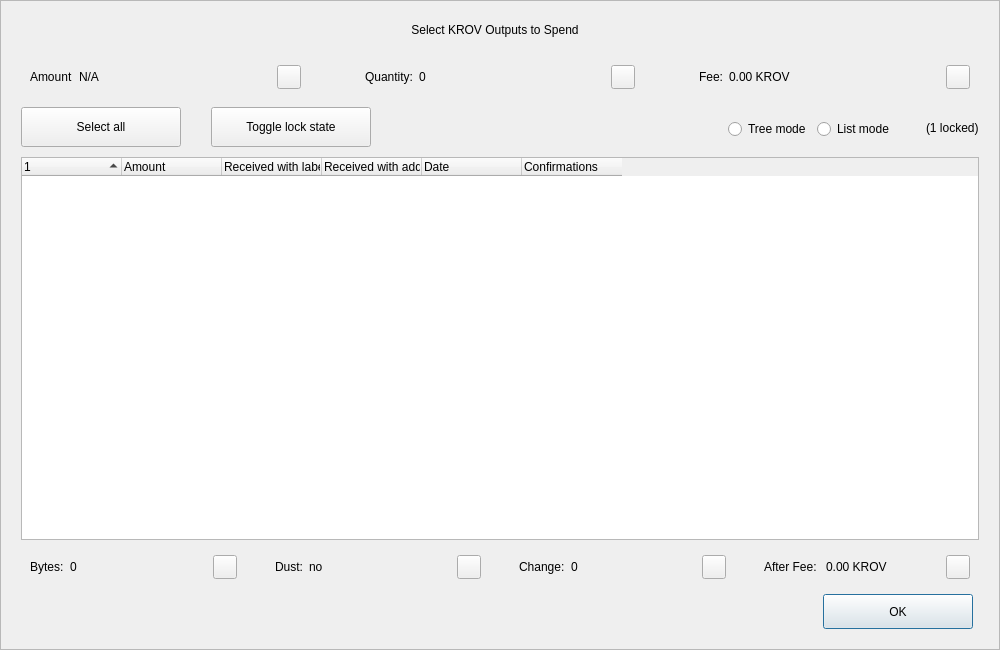
<?xml version="1.0" encoding="UTF-8"?>
<ui version="4.0">
 <class>CoinControlDialog</class>
 <widget class="QDialog" name="CoinControlDialog">
  <property name="geometry">
   <rect>
    <x>0</x>
    <y>0</y>
    <width>1000</width>
    <height>650</height>
   </rect>
  </property>
  <property name="minimumSize">
   <size>
    <width>950</width>
    <height>650</height>
   </size>
  </property>
  <property name="windowTitle">
   <string>Coin Selection</string>
  </property>
  <property name="styleSheet">
   <string notr="true"/>
  </property>
  <layout class="QVBoxLayout" name="verticalLayout">
   <property name="spacing">
    <number>0</number>
   </property>
   <property name="leftMargin">
    <number>0</number>
   </property>
   <property name="topMargin">
    <number>0</number>
   </property>
   <property name="rightMargin">
    <number>0</number>
   </property>
   <property name="bottomMargin">
    <number>0</number>
   </property>
   <item>
    <widget class="QFrame" name="frameContainer">
     <property name="toolTipDuration">
      <number>0</number>
     </property>
     <property name="frameShape">
      <enum>QFrame::StyledPanel</enum>
     </property>
     <property name="frameShadow">
      <enum>QFrame::Raised</enum>
     </property>
     <layout class="QVBoxLayout" name="verticalLayout_2">
      <property name="leftMargin">
       <number>0</number>
      </property>
      <property name="rightMargin">
       <number>0</number>
      </property>
      <property name="bottomMargin">
       <number>20</number>
      </property>
      <item>
       <layout class="QHBoxLayout" name="horizontalLayout_12">
        <property name="spacing">
         <number>0</number>
        </property>
        <property name="leftMargin">
         <number>20</number>
        </property>
        <property name="rightMargin">
         <number>30</number>
        </property>
        <item>
         <spacer name="horizontalSpacer_4">
          <property name="orientation">
           <enum>Qt::Horizontal</enum>
          </property>
          <property name="sizeHint" stdset="0">
           <size>
            <width>40</width>
            <height>20</height>
           </size>
          </property>
         </spacer>
        </item>
        <item>
         <widget class="QLabel" name="labelTitle">
          <property name="minimumSize">
           <size>
            <width>0</width>
            <height>40</height>
           </size>
          </property>
          <property name="maximumSize">
           <size>
            <width>16777215</width>
            <height>40</height>
           </size>
          </property>
          <property name="text">
           <string>Select KROV Outputs to Spend</string>
          </property>
          <property name="alignment">
           <set>Qt::AlignCenter</set>
          </property>
          <property name="margin">
           <number>7</number>
          </property>
         </widget>
        </item>
        <item>
         <spacer name="horizontalSpacer_5">
          <property name="orientation">
           <enum>Qt::Horizontal</enum>
          </property>
          <property name="sizeHint" stdset="0">
           <size>
            <width>40</width>
            <height>20</height>
           </size>
          </property>
         </spacer>
        </item>
       </layout>
      </item>
      <item>
       <layout class="QHBoxLayout" name="horizontalLayout_8">
        <property name="leftMargin">
         <number>20</number>
        </property>
        <property name="rightMargin">
         <number>20</number>
        </property>
        <item>
         <widget class="QWidget" name="layoutAmount" native="true">
          <layout class="QHBoxLayout" name="horizontalLayout_9" stretch="0,1,0">
           <item>
            <widget class="QLabel" name="labelCoinControlAmountText">
             <property name="text">
              <string>Amount</string>
             </property>
            </widget>
           </item>
           <item>
            <widget class="QLabel" name="labelCoinControlAmount">
             <property name="text">
              <string notr="true">N/A</string>
             </property>
            </widget>
           </item>
           <item alignment="Qt::AlignHCenter|Qt::AlignVCenter">
            <widget class="QPushButton" name="pushButtonAmount">
             <property name="minimumSize">
              <size>
               <width>0</width>
               <height>24</height>
              </size>
             </property>
             <property name="maximumSize">
              <size>
               <width>24</width>
               <height>26</height>
              </size>
             </property>
             <property name="focusPolicy">
              <enum>Qt::NoFocus</enum>
             </property>
             <property name="styleSheet">
              <string notr="true">padding-bottom:2px;
padding-right:4px;</string>
             </property>
             <property name="text">
              <string/>
             </property>
            </widget>
           </item>
          </layout>
         </widget>
        </item>
        <item>
         <spacer name="horizontalSpacer_2">
          <property name="orientation">
           <enum>Qt::Horizontal</enum>
          </property>
          <property name="sizeType">
           <enum>QSizePolicy::Fixed</enum>
          </property>
          <property name="sizeHint" stdset="0">
           <size>
            <width>40</width>
            <height>20</height>
           </size>
          </property>
         </spacer>
        </item>
        <item>
         <widget class="QWidget" name="layoutQuantity" native="true">
          <layout class="QHBoxLayout" name="horizontalLayout_10" stretch="0,1,0">
           <item>
            <widget class="QLabel" name="labelCoinControlQuantityText">
             <property name="text">
              <string>Quantity:</string>
             </property>
            </widget>
           </item>
           <item>
            <widget class="QLabel" name="labelCoinControlQuantity">
             <property name="text">
              <string notr="true">0</string>
             </property>
            </widget>
           </item>
           <item alignment="Qt::AlignHCenter|Qt::AlignVCenter">
            <widget class="QPushButton" name="pushButtonQuantity">
             <property name="minimumSize">
              <size>
               <width>0</width>
               <height>24</height>
              </size>
             </property>
             <property name="maximumSize">
              <size>
               <width>24</width>
               <height>26</height>
              </size>
             </property>
             <property name="focusPolicy">
              <enum>Qt::NoFocus</enum>
             </property>
             <property name="styleSheet">
              <string notr="true">padding-bottom:2px;
               padding-right:4px;</string>
             </property>
             <property name="text">
              <string/>
             </property>
            </widget>
           </item>
          </layout>
         </widget>
        </item>
        <item>
         <spacer name="horizontalSpacer_22">
          <property name="orientation">
           <enum>Qt::Horizontal</enum>
          </property>
          <property name="sizeType">
           <enum>QSizePolicy::Fixed</enum>
          </property>
          <property name="sizeHint" stdset="0">
           <size>
            <width>40</width>
            <height>20</height>
           </size>
          </property>
         </spacer>
        </item>
        <item>
         <widget class="QWidget" name="layoutFee" native="true">
          <layout class="QHBoxLayout" name="horizontalLayout_11" stretch="0,1,0">
           <item>
            <widget class="QLabel" name="labelCoinControlFeeText">
             <property name="text">
              <string>Fee:</string>
             </property>
            </widget>
           </item>
           <item>
            <widget class="QLabel" name="labelCoinControlFee">
             <property name="text">
              <string>0.00 KROV</string>
             </property>
            </widget>
           </item>
           <item alignment="Qt::AlignHCenter|Qt::AlignVCenter">
            <widget class="QPushButton" name="pushButtonFee">
             <property name="minimumSize">
              <size>
               <width>0</width>
               <height>24</height>
              </size>
             </property>
             <property name="maximumSize">
              <size>
               <width>24</width>
               <height>26</height>
              </size>
             </property>
             <property name="focusPolicy">
              <enum>Qt::NoFocus</enum>
             </property>
             <property name="styleSheet">
              <string notr="true">padding-bottom:2px;
               padding-right:4px;</string>
             </property>
             <property name="text">
              <string/>
             </property>
            </widget>
           </item>
          </layout>
         </widget>
        </item>
       </layout>
      </item>
      <item>
       <widget class="QFrame" name="frame">
        <property name="minimumSize">
         <size>
          <width>0</width>
          <height>40</height>
         </size>
        </property>
        <property name="styleSheet">
         <string notr="true">#frame {
	border:0;
}</string>
        </property>
        <property name="frameShape">
         <enum>QFrame::StyledPanel</enum>
        </property>
        <property name="frameShadow">
         <enum>QFrame::Sunken</enum>
        </property>
        <layout class="QHBoxLayout" name="horizontalLayout">
         <property name="spacing">
          <number>0</number>
         </property>
         <property name="leftMargin">
          <number>20</number>
         </property>
         <property name="topMargin">
          <number>0</number>
         </property>
         <property name="rightMargin">
          <number>20</number>
         </property>
         <property name="bottomMargin">
          <number>0</number>
         </property>
         <item>
          <layout class="QHBoxLayout" name="horizontalLayoutPanel" stretch="0,0,0,0,0,0">
           <property name="spacing">
            <number>20</number>
           </property>
           <item>
            <widget class="QPushButton" name="pushButtonSelectAll">
             <property name="sizePolicy">
              <sizepolicy hsizetype="Maximum" vsizetype="Fixed">
               <horstretch>0</horstretch>
               <verstretch>0</verstretch>
              </sizepolicy>
             </property>
             <property name="minimumSize">
              <size>
               <width>160</width>
               <height>40</height>
              </size>
             </property>
             <property name="maximumSize">
              <size>
               <width>16777215</width>
               <height>40</height>
              </size>
             </property>
             <property name="text">
              <string>Select all</string>
             </property>
             <property name="checkable">
              <bool>true</bool>
             </property>
             <property name="checked">
              <bool>false</bool>
             </property>
             <property name="autoExclusive">
              <bool>false</bool>
             </property>
             <property name="autoDefault">
              <bool>false</bool>
             </property>
            </widget>
           </item>
           <item>
            <spacer name="horizontalSpacer_6">
             <property name="orientation">
              <enum>Qt::Horizontal</enum>
             </property>
             <property name="sizeType">
              <enum>QSizePolicy::Fixed</enum>
             </property>
             <property name="sizeHint" stdset="0">
              <size>
               <width>10</width>
               <height>20</height>
              </size>
             </property>
            </spacer>
           </item>
           <item>
            <widget class="QPushButton" name="pushButtonToggleLock">
             <property name="sizePolicy">
              <sizepolicy hsizetype="Maximum" vsizetype="Fixed">
               <horstretch>0</horstretch>
               <verstretch>0</verstretch>
              </sizepolicy>
             </property>
             <property name="minimumSize">
              <size>
               <width>160</width>
               <height>40</height>
              </size>
             </property>
             <property name="maximumSize">
              <size>
               <width>16777215</width>
               <height>40</height>
              </size>
             </property>
             <property name="text">
              <string>Toggle lock state</string>
             </property>
             <property name="checkable">
              <bool>true</bool>
             </property>
             <property name="autoExclusive">
              <bool>false</bool>
             </property>
             <property name="autoDefault">
              <bool>false</bool>
             </property>
            </widget>
           </item>
           <item>
            <spacer name="horizontalSpacer_7">
             <property name="orientation">
              <enum>Qt::Horizontal</enum>
             </property>
             <property name="sizeType">
              <enum>QSizePolicy::Expanding</enum>
             </property>
             <property name="sizeHint" stdset="0">
              <size>
               <width>30</width>
               <height>20</height>
              </size>
             </property>
            </spacer>
           </item>
           <item alignment="Qt::AlignRight">
            <widget class="QGroupBox" name="groupBox_2">
             <property name="styleSheet">
              <string notr="true">#groupBox_2 {
    background-color:transparent;
    border-radius:0;
}</string>
             </property>
             <property name="title">
              <string/>
             </property>
             <layout class="QHBoxLayout" name="horizontalLayout_14">
              <item>
               <widget class="QRadioButton" name="radioTreeMode">
                <property name="sizePolicy">
                 <sizepolicy hsizetype="Maximum" vsizetype="Fixed">
                  <horstretch>0</horstretch>
                  <verstretch>0</verstretch>
                 </sizepolicy>
                </property>
                <property name="text">
                 <string>Tree mode</string>
                </property>
               </widget>
              </item>
              <item>
               <widget class="QRadioButton" name="radioListMode">
                <property name="sizePolicy">
                 <sizepolicy hsizetype="Maximum" vsizetype="Fixed">
                  <horstretch>0</horstretch>
                  <verstretch>0</verstretch>
                 </sizepolicy>
                </property>
                <property name="text">
                 <string>List mode</string>
                </property>
                <property name="checked">
                 <bool>false</bool>
                </property>
               </widget>
              </item>
             </layout>
            </widget>
           </item>
           <item>
            <widget class="QLabel" name="labelLocked">
             <property name="text">
              <string>(1 locked)</string>
             </property>
            </widget>
           </item>
          </layout>
         </item>
        </layout>
       </widget>
      </item>
      <item>
       <layout class="QHBoxLayout" name="horizontalLayout_13">
        <property name="leftMargin">
         <number>20</number>
        </property>
        <property name="rightMargin">
         <number>20</number>
        </property>
        <item>
         <widget class="CoinControlTreeWidget" name="treeWidget">
          <property name="contextMenuPolicy">
           <enum>Qt::CustomContextMenu</enum>
          </property>
          <property name="styleSheet">
           <string notr="true"/>
          </property>
          <property name="sortingEnabled">
           <bool>false</bool>
          </property>
          <property name="columnCount">
           <number>6</number>
          </property>
          <attribute name="headerShowSortIndicator" stdset="0">
           <bool>true</bool>
          </attribute>
          <attribute name="headerStretchLastSection">
           <bool>false</bool>
          </attribute>
          <column>
           <property name="text">
            <string/>
           </property>
          </column>
          <column>
           <property name="text">
            <string>Amount</string>
           </property>
          </column>
          <column>
           <property name="text">
            <string>Received with label</string>
           </property>
          </column>
          <column>
           <property name="text">
            <string>Received with address</string>
           </property>
          </column>
          <column>
           <property name="text">
            <string>Date</string>
           </property>
          </column>
          <column>
           <property name="text">
            <string>Confirmations</string>
           </property>
           <property name="toolTip">
            <string>Confirmed</string>
           </property>
          </column>
         </widget>
        </item>
       </layout>
      </item>
      <item>
       <layout class="QHBoxLayout" name="horizontalLayout_3">
        <property name="spacing">
         <number>20</number>
        </property>
        <property name="leftMargin">
         <number>20</number>
        </property>
        <property name="rightMargin">
         <number>20</number>
        </property>
        <item>
         <widget class="QWidget" name="layoutBytes" native="true">
          <layout class="QHBoxLayout" name="horizontalLayout_4" stretch="0,1,0">
           <item>
            <widget class="QLabel" name="labelCoinControlBytesText">
             <property name="text">
              <string>Bytes:</string>
             </property>
            </widget>
           </item>
           <item>
            <widget class="QLabel" name="labelCoinControlBytes">
             <property name="text">
              <string notr="true">0</string>
             </property>
            </widget>
           </item>
           <item alignment="Qt::AlignHCenter|Qt::AlignVCenter">
            <widget class="QPushButton" name="pushButtonBytes">
             <property name="minimumSize">
              <size>
               <width>0</width>
               <height>24</height>
              </size>
             </property>
             <property name="maximumSize">
              <size>
               <width>24</width>
               <height>26</height>
              </size>
             </property>
             <property name="focusPolicy">
              <enum>Qt::NoFocus</enum>
             </property>
             <property name="styleSheet">
              <string notr="true">padding-bottom:2px;
               padding-right:4px;</string>
             </property>
             <property name="text">
              <string/>
             </property>
            </widget>
           </item>
          </layout>
         </widget>
        </item>
        <item>
         <widget class="QWidget" name="layoutDust" native="true">
          <layout class="QHBoxLayout" name="horizontalLayout_5" stretch="0,1,0">
           <item>
            <widget class="QLabel" name="labelCoinControlLowOutputText">
             <property name="text">
              <string>Dust:</string>
             </property>
            </widget>
           </item>
           <item>
            <widget class="QLabel" name="labelCoinControlLowOutput">
             <property name="text">
              <string>no</string>
             </property>
            </widget>
           </item>
           <item alignment="Qt::AlignHCenter|Qt::AlignVCenter">
            <widget class="QPushButton" name="pushButtonDust">
             <property name="minimumSize">
              <size>
               <width>0</width>
               <height>24</height>
              </size>
             </property>
             <property name="maximumSize">
              <size>
               <width>24</width>
               <height>26</height>
              </size>
             </property>
             <property name="focusPolicy">
              <enum>Qt::NoFocus</enum>
             </property>
             <property name="styleSheet">
              <string notr="true">padding-bottom:2px;
               padding-right:4px;</string>
             </property>
             <property name="text">
              <string/>
             </property>
            </widget>
           </item>
          </layout>
         </widget>
        </item>
        <item>
         <widget class="QWidget" name="layoutChange" native="true">
          <layout class="QHBoxLayout" name="horizontalLayout_6" stretch="0,1,0">
           <item>
            <widget class="QLabel" name="labelCoinControlChangeText">
             <property name="text">
              <string>Change:</string>
             </property>
            </widget>
           </item>
           <item>
            <widget class="QLabel" name="labelCoinControlChange">
             <property name="text">
              <string notr="true">0</string>
             </property>
            </widget>
           </item>
           <item alignment="Qt::AlignHCenter|Qt::AlignVCenter">
            <widget class="QPushButton" name="pushButtonChange">
             <property name="minimumSize">
              <size>
               <width>0</width>
               <height>24</height>
              </size>
             </property>
             <property name="maximumSize">
              <size>
               <width>24</width>
               <height>26</height>
              </size>
             </property>
             <property name="focusPolicy">
              <enum>Qt::NoFocus</enum>
             </property>
             <property name="styleSheet">
              <string notr="true">padding-bottom:2px;
               padding-right:4px;</string>
             </property>
             <property name="text">
              <string/>
             </property>
            </widget>
           </item>
          </layout>
         </widget>
        </item>
        <item>
         <widget class="QWidget" name="layoutAfter" native="true">
          <layout class="QHBoxLayout" name="horizontalLayout_7" stretch="0,1,0">
           <item>
            <widget class="QLabel" name="labelCoinControlAfterFeeText">
             <property name="text">
              <string>After Fee: </string>
             </property>
            </widget>
           </item>
           <item>
            <widget class="QLabel" name="labelCoinControlAfterFee">
             <property name="text">
              <string>0.00 KROV</string>
             </property>
            </widget>
           </item>
           <item alignment="Qt::AlignHCenter|Qt::AlignVCenter">
            <widget class="QPushButton" name="pushButtonAlterFee">
             <property name="minimumSize">
              <size>
               <width>0</width>
               <height>24</height>
              </size>
             </property>
             <property name="maximumSize">
              <size>
               <width>24</width>
               <height>26</height>
              </size>
             </property>
             <property name="focusPolicy">
              <enum>Qt::NoFocus</enum>
             </property>
             <property name="styleSheet">
              <string notr="true">padding-bottom:2px;
               padding-right:4px;</string>
             </property>
             <property name="text">
              <string/>
             </property>
            </widget>
           </item>
          </layout>
         </widget>
        </item>
       </layout>
      </item>
      <item>
       <layout class="QHBoxLayout" name="horizontalLayout_2">
        <property name="spacing">
         <number>0</number>
        </property>
        <property name="leftMargin">
         <number>20</number>
        </property>
        <property name="rightMargin">
         <number>26</number>
        </property>
        <item>
         <spacer name="horizontalSpacer_3">
          <property name="orientation">
           <enum>Qt::Horizontal</enum>
          </property>
          <property name="sizeHint" stdset="0">
           <size>
            <width>558</width>
            <height>20</height>
           </size>
          </property>
         </spacer>
        </item>
        <item>
         <widget class="QPushButton" name="pushButtonOk">
          <property name="minimumSize">
           <size>
            <width>150</width>
            <height>35</height>
           </size>
          </property>
          <property name="text">
           <string>OK</string>
          </property>
         </widget>
        </item>
       </layout>
      </item>
     </layout>
    </widget>
   </item>
  </layout>
 </widget>
 <customwidgets>
  <customwidget>
   <class>CoinControlTreeWidget</class>
   <extends>QTreeWidget</extends>
   <header>coincontroltreewidget.h</header>
  </customwidget>
 </customwidgets>
 <resources/>
 <connections/>
</ui>
